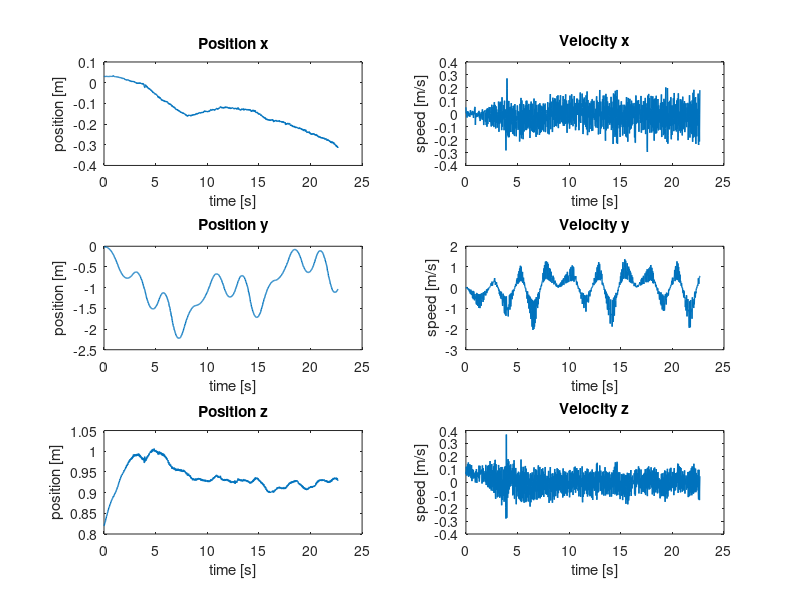
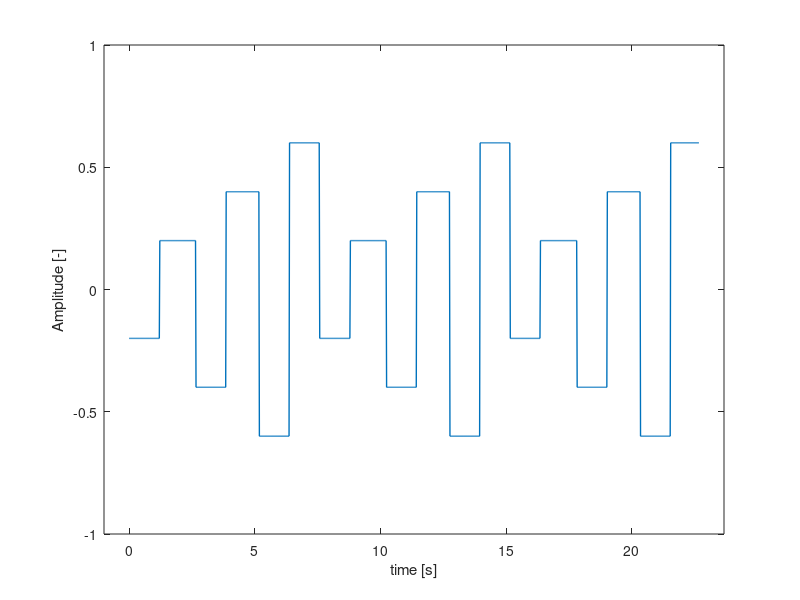
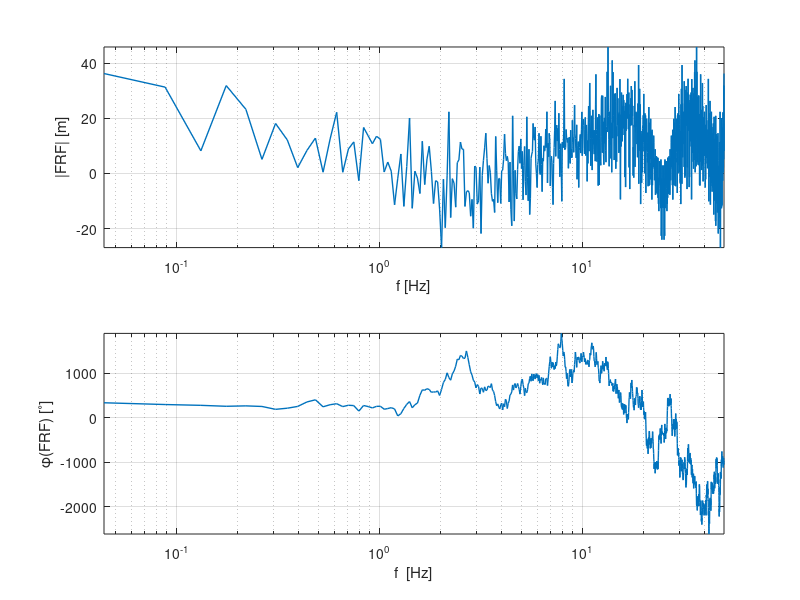
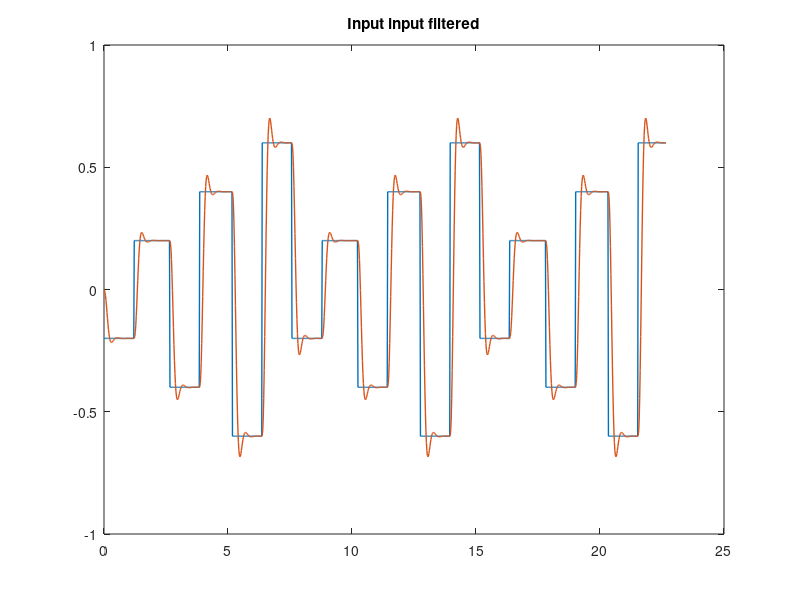

Recreate these plots in MATLAB, in order.
%%% Parameter estimation %%%
% zie ook 'test.m' !
clear all
close all

%% Load data from .mat-file

load angle_identification_y


%% Extract some signals from the data

set(0, 'DefaultLineLineWidth', 1);


% Cutoff useful data
% first_index = find(input~=0, 1);
input = input(1:end-10)';
output_x = output_x(1:end-10)';
output_y = output_y(1:end-10)';
output_z = output_z(1:end-10)';

dt = 0.02;
time = (0:dt:(length(input)-1)*dt)';

% Differentiation of x-, y-, z-position
% dt = sample time (gradient assumes timestep 1)
velocity_x = gradient(output_x)/dt;
velocity_y = gradient(output_y)/dt;
velocity_z = gradient(output_z)/dt;

% Do some plotting of the measurement data 
figure('Name','Output Measurements')
subplot(321), plot(time, output_x), title('Position x'), xlabel('time [s]'), ylabel('position [m]')
subplot(322), plot(time, velocity_x), title('Velocity x'), xlabel('time [s]'), ylabel('speed [m/s]')

subplot(323), plot(time, output_y), title('Position y'), xlabel('time [s]'), ylabel('position [m]')
subplot(324), plot(time, velocity_y), title('Velocity y'), xlabel('time [s]'), ylabel('speed [m/s]')

subplot(325), plot(time, output_z), title('Position z'), xlabel('time [s]'), ylabel('position [m]')
subplot(326), plot(time, velocity_z), title('Velocity z'), xlabel('time [s]'), ylabel('speed [m/s]')

% Input signal
figure('Name', 'Input signal')
plot(time, input)
xlabel('time [s]')
ylabel('Amplitude [-]')
axis([time(1)-1 time(end)+1 -1 1])


%% Frequency domain
Ts = dt;
fs = 1/dt;
N = length(velocity_y);
t = [0:N-1]'*Ts;
N = numel(input);
f = [0:N-1]'*(fs/N);

input_f = fft(input);
output_x_f = fft(output_x);
output_y_f = fft(output_y);
velocity_x_f = fft(velocity_x);
velocity_y_f = fft(velocity_y);

%indices = (nop+1):nop:(numel(f)/2); % alle 0 waarden er uit halen zodat niet delen door 0?
%f = f(indices);
%input_f = input_f(indices);
%velocity_x_f = velocity_x_f(indices);
%velocity_y_f = velocity_y_f(indices);

FRF = velocity_y_f./input_f;

figure('Name', 'Empirical transfer function freq response'),subplot(2,1,1),semilogx(f, 20*log10(abs(FRF)), 'LineWidth', 1)
axis tight
grid on
xlabel('f [Hz]')
xlim([f(1) f(end)])
ylabel('|FRF| [m]')
subplot(2,1,2),semilogx(f, 180/pi*unwrap(angle(FRF)), 'LineWidth', 1)
grid on
axis tight
xlabel('f  [Hz]')
ylabel('\phi(FRF) [^\circ]')
xlim([f(1) f(end)])

%% Filtering of the in- and output data using Butterworth filter
[B, A] = butter(3,0.02*5); % order must be higher than order of system, 
                             % adjust cut-off frquency to be higher than highest eigenfrequency of the system
                             % data sampling at 100Hz

% input filtering                           
input_filt = filter(B,A,input);
% output filtering
velocity_x_filt = filter(B,A,velocity_x);
velocity_y_filt = filter(B,A,velocity_y);

figure('Name','filtered input input')
plot(t,input,t,input_filt),title('Input input filtered')

figure('Name','filtered output measurement')
subplot(211), plot(time, velocity_x, time, velocity_x_filt),title('v_{x,filt}')
subplot(212), plot(time, velocity_y, time, velocity_y_filt),title('v_{y,filt}')

%% Least squares solution for approximation of the parameters in the system
% Without filtering
% y[k] = -a1*y[k-1]-a0*y[k-2]+b2*u[k]+b1*u[k-1]+b0*u[k-2]
y = velocity_y(3:end);
Phi = [-velocity_y(2:end-1), -velocity_y(1:end-2), input(3:end), input(2:end-1), input(1:end-2)];
theta = Phi\y;

B1 = [theta(3), theta(4), theta(5)];
A1 = [1, theta(1) theta(2)];

sys_d1 = tf(B1, A1, Ts);

FRF1 = squeeze(freqresp(sys_d1,2*pi*f));

figure('Name','NOT filtered Identified transfer funtion freq response'), subplot(211)
semilogx(f, 20*log10(abs(FRF1)))
grid on
xlim([f(1) f(end)])
xlabel('f  [Hz]')
ylabel('|FRF1|  [m]')
subplot(212),semilogx(f, 180/pi*unwrap(angle(FRF1)))
grid on
xlim([f(1) f(end)])
xlabel('f  [Hz]')
ylabel('\phi(FRF1)  [^\circ]')

x1 = lsim(sys_d1,input,t);

figure('Name','lsim NOT filtered Identified transfer function')
subplot(211)
hold on
plot(t, velocity_y,'g')
plot(t, x1)
title('Non filtered identified transfer function vs measurement')
legend('v_{y,meas}','v_{y,sim}')
xlabel('Time [s]')
ylabel('Displacement [m]')
axis tight
subplot(212)
plot(t,velocity_y - x1)
title('Difference between simulation and measurement')
legend('v_{y,meas}-v_{y,sim}')
xlabel('Time [s]')
ylabel('Displacement [m]')
axis tight

figure('Name','NOT  filtered pole zero map'),pzmap(sys_d1)


%% With Butterworth filtering of in and output

y2 = velocity_y_filt(3:end);
Phi2 = [-velocity_y_filt(2:end-1), -velocity_y_filt(1:end-2), input_filt(3:end), input_filt(2:end-1), input_filt(1:end-2)];
theta_filt = Phi2\y2;

B2 = [theta_filt(3),theta_filt(4),theta_filt(5)];
A2 = [1, theta_filt(1) theta_filt(2)];

sys_d2 = tf(B2, A2, Ts);

FRF2 = squeeze(freqresp(sys_d2,2*pi*f));

figure('Name','Butterworth filtered Identified tf freq response'),subplot(2,1,1),semilogx(f, 20*log10(abs(FRF2)))
grid on 
xlim([f(1) f(end)])
xlabel('f  [Hz]')
ylabel('|FRF2|  [m]')
axis tight
subplot(2,1,2)
semilogx(f, 180/pi*unwrap(angle(FRF2)))
grid on
xlim([f(1) f(end)])
xlabel('f  [Hz]')
ylabel('\phi(FRF2)  [^\circ]')

x2 = lsim(sys_d2,input,t);

figure('Name','Butterworth filtered lsim time response')
subplot(211)
hold on
plot(t, velocity_y,'g')
plot(t, velocity_y_filt)
plot(t,x2)
legend('v_{y,meas}', 'v_{y,filt}', 'v_{y,sim}')
title('Butterworth filtered identified transfer function vs measurement')
xlabel('Time [s]')
axis tight
ylabel('Velocity [m/s]')
subplot(212)
plot(t,velocity_y - x2)
title('Difference between simulation and measurement')
legend('v_{y,meas}-v_{y,sim}')
xlabel('Time [s]')
ylabel('Velocity [m/s]')
axis tight

figure('Name','Butterworth filtered Identified tf pole-zero map'),pzmap(sys_d2)

%% Taking into account KNOWN PART of the system! (b1 & b0 = 0)
% theta(4) & theta(5) (= b1 & b0) turn out to be very small. But we know
% (from physical insight) that they are EXACTLY 0!
% pk ~ partially known
% y[k] = -a1*y[k-1] - a0*y[k-2] + b2*u[k]
y_pk = velocity_y_filt(3:end);

Phi_pk = [-velocity_y_filt(2:end-1), -velocity_y_filt(1:end-2), input_filt(3:end)];
theta_pk = Phi_pk\y_pk;

% known part = z^2/1
B_k = [1, 0, 0];
A_k = [0, 0, 1];
sys_k = tf(B_k,A_k,Ts);

B_u = theta_pk(3);
A_u = [1, theta_pk(1) theta_pk(2)];
sys_u = tf(B_u,A_u, Ts);

sys_dpk = sys_k*sys_u;

FRF_pk = squeeze(freqresp(sys_dpk,2*pi*f));

figure('Name','Butter. filtered + partially known freq response'),subplot(211),semilogx(f, 20*log10(abs(FRF_pk)))
grid on 
xlim([f(1) f(end)])
xlabel('f  [Hz]')
ylabel('|FRF_{pk}|  [m]')
axis tight
subplot(212)
semilogx(f, 180/pi*unwrap(angle(FRF_pk)))
grid on
xlim([f(1) f(end)])
xlabel('f  [Hz]')
ylabel('\phi(FRF_{pk})  [^\circ]')

x_pk = lsim(sys_dpk,input,t);

figure('Name','Butter. filtered + partially known lsim time response')
subplot(211)
hold on
plot(t,velocity_y, 'g')
plot(t,velocity_y_filt)
plot(t,x_pk)
legend('v_{y,meas}','v_{y,filt}','v_{y,sim}')
xlabel('Time [s]')
title('Butterworth filtered + partially known identified transfer function vs measurement')
axis tight
ylabel('Velocity [m/s]')
subplot(212)
plot(t,velocity_y - x_pk)
title('Difference between simulation and measurement')
legend('v_{y,meas}-v_{y,sim}')
xlabel('Time [s]')
ylabel('Velocity [m/s]')
axis tight

figure('Name','Partially known syst: pole zero map'),pzmap(sys_dpk)

%% Comparison
figure

bode(sys_d1), grid
hold on
bode(sys_d2)
hold on
bode(sys_dpk)
legend('not filtered', 'filtered', 'partially known')

figure
plot(t,[velocity_y velocity_y_filt x1 x2 x_pk])
legend('measured', 'filtered measurement', 'simulated no filter', 'simulated filter', 'simulated partially known')
%% continuous equivalent of tf (pk)
a1 = theta_pk(1);
a0 = theta_pk(2);
b2 = theta_pk(3);

s = tf('s');
sys_cpk = (b2/(a0*Ts^2))/(s^2+(-a0*2*Ts-Ts*a1)/(a0*Ts^2)*s+(1+a1+a0)/(a0*Ts^2));
figure('Name','Continuous tf 2nd order')
bode(sys_cpk)
hold on
bode(sys_dpk)
legend('cont','discr')
%% Save result (transfer function)
sys_2nd = sys_dpk;
sys_2nd_f = sys_d2;
sys_c2nd = sys_cpk;
save('Hv_speed','sys_2nd')
save('Hv_speed_filtered', 'sys_2nd_f')
save('Hv_speed_c','sys_c2nd')

